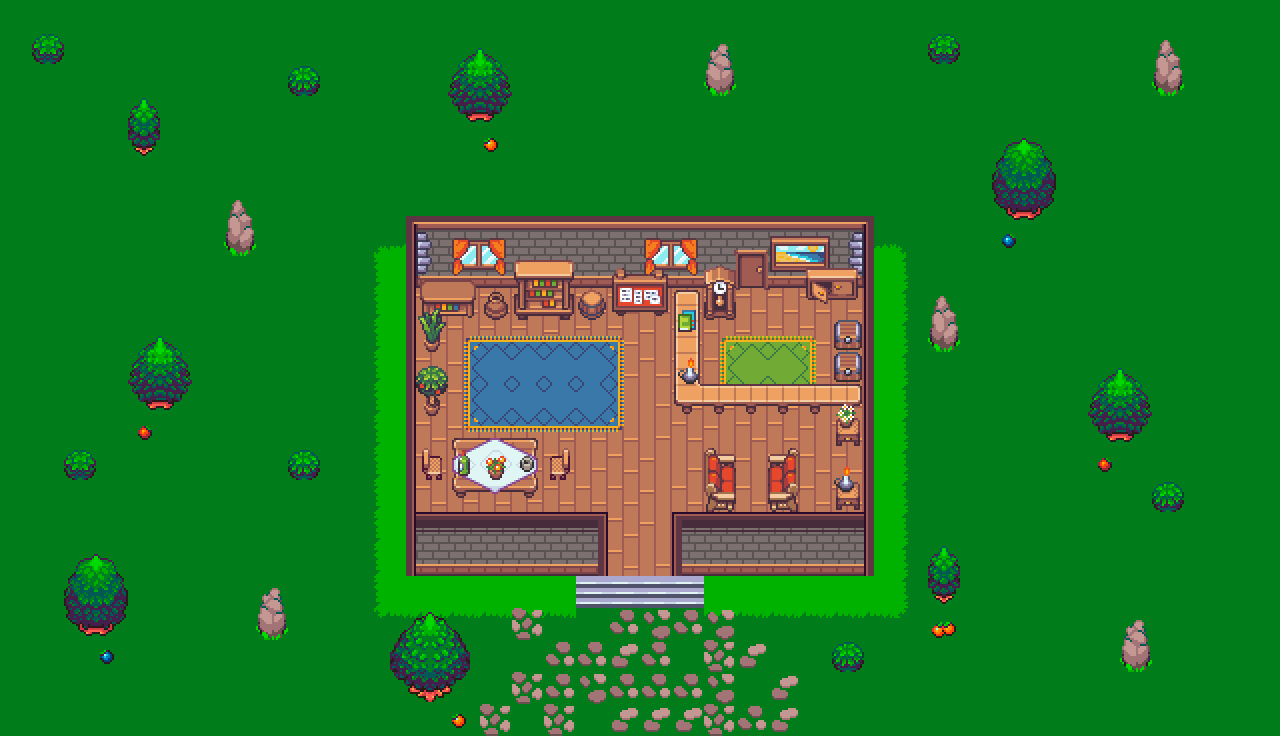

This is a level from a 2D game, rendered from its Tiled map with the project's own tilesets. A one-line summary and the map file follow, with tile-layer data summarised:
An orthogonal 40x23 tile map with 32x32 px tiles, 5 tile layers (Extra, Suelo, Muebles, Detalles, ...), 1 hidden layer not drawn, 3 tilesets.

<map version="1.2" tiledversion="1.3.5" orientation="orthogonal" renderorder="right-down" width="40" height="23" tilewidth="32" tileheight="32" infinite="0" nextlayerid="7" nextobjectid="1">
 <tileset firstgid="1" name="map_tileset" tilewidth="32" tileheight="32" tilecount="768" columns="48">
  <image source="map_tileset.png" width="1536" height="512" />
 </tileset>
 <tileset firstgid="769" name="interior_tileset" tilewidth="32" tileheight="32" tilecount="768" columns="48">
  <image source="interior_tileset.png" width="1536" height="512" />
 </tileset>
 <tileset firstgid="1537" name="hitboxes" tilewidth="32" tileheight="32" tilecount="20" columns="20">
  <image source="hitboxes.png" width="640" height="32" />
 </tileset>
 <layer id="1" name="Extra" width="40" height="23">
  <data>[920 cells, 909 non-empty, 14 distinct tile ids]</data>
 </layer>
 <layer id="4" name="Suelo" width="40" height="23">
  <data>[920 cells, 130 non-empty, 15 distinct tile ids]</data>
 </layer>
 <layer id="2" name="Muebles" width="40" height="23">
  <data>[920 cells, 170 non-empty, 82 distinct tile ids]</data>
 </layer>
 <layer id="5" name="Detalles" width="40" height="23">
  <data>[920 cells, 71 non-empty, 44 distinct tile ids]</data>
 </layer>
 <layer id="6" name="Bordes" width="40" height="23">
  <data>[920 cells, 67 non-empty, 21 distinct tile ids]</data>
 </layer>
 <layer id="3" name="Hitboxes" width="40" height="23" visible="0" opacity="0.5">
  <properties>
   <property name="draw" type="bool" value="false" />
  </properties>
  <data>[920 cells, 920 non-empty, 4 distinct tile ids]</data>
 </layer>
</map>
